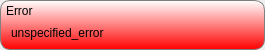
<?xml version="1.0" encoding="UTF-8"?>
<ui version="4.0">
 <class>ErrorElement</class>
 <widget class="QWidget" name="ErrorElement">
  <property name="geometry">
   <rect>
    <x>0</x>
    <y>0</y>
    <width>265</width>
    <height>50</height>
   </rect>
  </property>
  <property name="sizePolicy">
   <sizepolicy hsizetype="Preferred" vsizetype="Preferred">
    <horstretch>0</horstretch>
    <verstretch>0</verstretch>
   </sizepolicy>
  </property>
  <property name="windowTitle">
   <string>Error</string>
  </property>
  <property name="autoFillBackground">
   <bool>false</bool>
  </property>
  <layout class="QVBoxLayout" name="verticalLayout">
   <property name="spacing">
    <number>0</number>
   </property>
   <property name="leftMargin">
    <number>0</number>
   </property>
   <property name="topMargin">
    <number>0</number>
   </property>
   <property name="rightMargin">
    <number>0</number>
   </property>
   <property name="bottomMargin">
    <number>0</number>
   </property>
   <item>
    <widget class="QWidget" name="widget" native="true">
     <property name="styleSheet">
      <string notr="true">QWidget#widget{
background-color: qlineargradient(x1: 0, y1: 0, x2: 0, y2: 1, stop: 0 white, stop: 1 red);
border-style: solid;
border-color: grey;
border-width: 1px;
border-radius: 10px;
}</string>
     </property>
     <layout class="QHBoxLayout" name="horizontalLayout">
      <property name="spacing">
       <number>0</number>
      </property>
      <property name="leftMargin">
       <number>6</number>
      </property>
      <property name="topMargin">
       <number>4</number>
      </property>
      <property name="rightMargin">
       <number>2</number>
      </property>
      <property name="bottomMargin">
       <number>4</number>
      </property>
      <item>
       <widget class="QWidget" name="widget_2" native="true">
        <property name="sizePolicy">
         <sizepolicy hsizetype="Expanding" vsizetype="Preferred">
          <horstretch>0</horstretch>
          <verstretch>0</verstretch>
         </sizepolicy>
        </property>
        <layout class="QVBoxLayout" name="verticalLayout_3">
         <property name="spacing">
          <number>2</number>
         </property>
         <property name="leftMargin">
          <number>0</number>
         </property>
         <property name="topMargin">
          <number>0</number>
         </property>
         <property name="rightMargin">
          <number>0</number>
         </property>
         <property name="bottomMargin">
          <number>0</number>
         </property>
         <item>
          <widget class="QLabel" name="Error">
           <property name="styleSheet">
            <string notr="true">QWidget{border-width: 0px;}</string>
           </property>
           <property name="text">
            <string>Error</string>
           </property>
          </widget>
         </item>
         <item>
          <widget class="QComboBox" name="error_message">
           <property name="enabled">
            <bool>true</bool>
           </property>
           <property name="sizePolicy">
            <sizepolicy hsizetype="Preferred" vsizetype="Expanding">
             <horstretch>0</horstretch>
             <verstretch>0</verstretch>
            </sizepolicy>
           </property>
           <property name="autoFillBackground">
            <bool>false</bool>
           </property>
           <property name="styleSheet">
            <string notr="true">QComboBox::down-arrow {image: url(noimg); border-width: 0px;}
QComboBox::drop-down {border-width: 0px;}
QComboBox{
	
	background-color: rgba(255, 209, 162, 0);
	border-radius: 2px;
}</string>
           </property>
           <property name="currentIndex">
            <number>0</number>
           </property>
           <property name="iconSize">
            <size>
             <width>16</width>
             <height>16</height>
            </size>
           </property>
           <property name="frame">
            <bool>false</bool>
           </property>
           <item>
            <property name="text">
             <string>unspecified_error</string>
            </property>
           </item>
           <item>
            <property name="text">
             <string>Member already exists</string>
            </property>
           </item>
           <item>
            <property name="text">
             <string>Task already exists</string>
            </property>
           </item>
           <item>
            <property name="text">
             <string>Daily member-hours exceeded</string>
            </property>
           </item>
           <item>
            <property name="text">
             <string>Invalid member name</string>
            </property>
           </item>
           <item>
            <property name="text">
             <string>Color already exists</string>
            </property>
           </item>
           <item>
            <property name="text">
             <string>Out of free colors</string>
            </property>
           </item>
           <item>
            <property name="text">
             <string>No member selected</string>
            </property>
           </item>
           <item>
            <property name="text">
             <string>Invalid task name</string>
            </property>
           </item>
          </widget>
         </item>
        </layout>
       </widget>
      </item>
      <item>
       <widget class="QLabel" name="label">
        <property name="sizePolicy">
         <sizepolicy hsizetype="Preferred" vsizetype="Preferred">
          <horstretch>0</horstretch>
          <verstretch>0</verstretch>
         </sizepolicy>
        </property>
        <property name="text">
         <string/>
        </property>
        <property name="pixmap">
         <pixmap resource="tango.qrc">:/tango32/resources/tango/32x32/emblems/emblem-important.png</pixmap>
        </property>
       </widget>
      </item>
     </layout>
    </widget>
   </item>
  </layout>
 </widget>
 <resources>
  <include location="tango.qrc"/>
 </resources>
 <connections/>
</ui>
